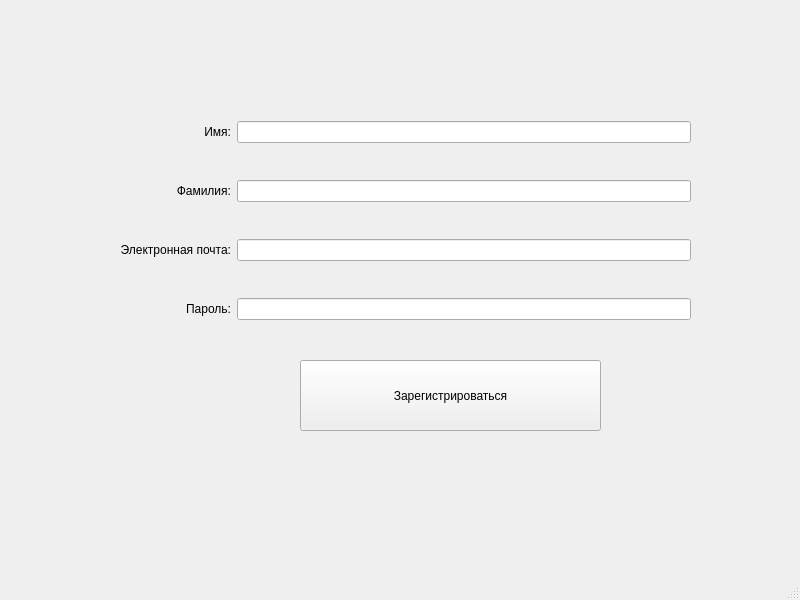
<?xml version="1.0" encoding="UTF-8"?>
<ui version="4.0">
 <class>RegisterWindowForCandidate</class>
 <widget class="QMainWindow" name="RegisterWindowForCandidate">
  <property name="geometry">
   <rect>
    <x>0</x>
    <y>0</y>
    <width>800</width>
    <height>600</height>
   </rect>
  </property>
  <property name="windowTitle">
   <string>MainWindow</string>
  </property>
  <widget class="QWidget" name="centralwidget">
   <widget class="QPushButton" name="PBregistrationCandidate">
    <property name="geometry">
     <rect>
      <x>300</x>
      <y>360</y>
      <width>301</width>
      <height>71</height>
     </rect>
    </property>
    <property name="text">
     <string>Зарегистрироваться</string>
    </property>
   </widget>
   <widget class="QWidget" name="">
    <property name="geometry">
     <rect>
      <x>120</x>
      <y>90</y>
      <width>571</width>
      <height>261</height>
     </rect>
    </property>
    <layout class="QGridLayout" name="gridLayout">
     <item row="0" column="0">
      <widget class="QLabel" name="registrationLabelNameCandidate">
       <property name="text">
        <string>Имя:</string>
       </property>
       <property name="alignment">
        <set>Qt::AlignmentFlag::AlignRight|Qt::AlignmentFlag::AlignTrailing|Qt::AlignmentFlag::AlignVCenter</set>
       </property>
      </widget>
     </item>
     <item row="0" column="1">
      <widget class="QLineEdit" name="registrationLineNameCandidate"/>
     </item>
     <item row="1" column="0">
      <widget class="QLabel" name="registrationLabelSurnameCandidate">
       <property name="text">
        <string>Фамилия:</string>
       </property>
       <property name="alignment">
        <set>Qt::AlignmentFlag::AlignRight|Qt::AlignmentFlag::AlignTrailing|Qt::AlignmentFlag::AlignVCenter</set>
       </property>
      </widget>
     </item>
     <item row="1" column="1">
      <widget class="QLineEdit" name="registrationLineSurnameCandidate"/>
     </item>
     <item row="2" column="0">
      <widget class="QLabel" name="registrationLabelEmailCandidate">
       <property name="text">
        <string>Электронная почта:</string>
       </property>
       <property name="alignment">
        <set>Qt::AlignmentFlag::AlignRight|Qt::AlignmentFlag::AlignTrailing|Qt::AlignmentFlag::AlignVCenter</set>
       </property>
      </widget>
     </item>
     <item row="2" column="1">
      <widget class="QLineEdit" name="registrationLineEmailCandidate"/>
     </item>
     <item row="3" column="0">
      <widget class="QLabel" name="registrationLabelPasswordCandidate">
       <property name="text">
        <string>Пароль:</string>
       </property>
       <property name="alignment">
        <set>Qt::AlignmentFlag::AlignRight|Qt::AlignmentFlag::AlignTrailing|Qt::AlignmentFlag::AlignVCenter</set>
       </property>
      </widget>
     </item>
     <item row="3" column="1">
      <widget class="QLineEdit" name="registrationLinePasswordCandidate">
       <property name="echoMode">
        <enum>QLineEdit::EchoMode::PasswordEchoOnEdit</enum>
       </property>
      </widget>
     </item>
    </layout>
   </widget>
  </widget>
  <widget class="QMenuBar" name="menubar">
   <property name="geometry">
    <rect>
     <x>0</x>
     <y>0</y>
     <width>800</width>
     <height>23</height>
    </rect>
   </property>
  </widget>
  <widget class="QStatusBar" name="statusbar"/>
 </widget>
 <resources/>
 <connections/>
</ui>
